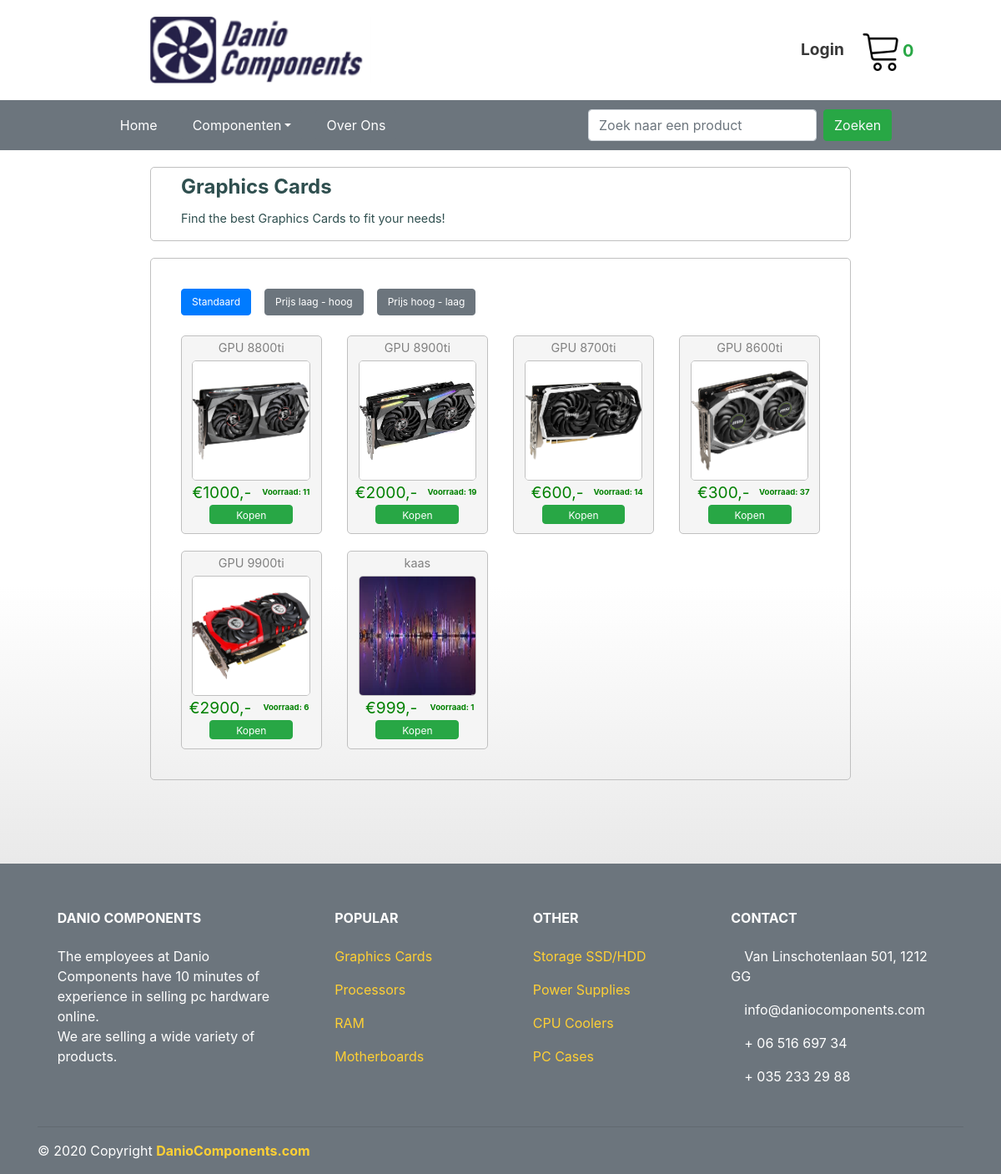
Screenshot of /categoryPage.php?category=graphics_card with the database file from the repository.
### tables this page shows
CREATE TABLE IF NOT EXISTS `categories` (
  `id` int(11) NOT NULL AUTO_INCREMENT,
  `name` varchar(60) NOT NULL,
  `display_name` varchar(60) NOT NULL,
  `tiny_desc` varchar(80) NOT NULL,
  `description` text NOT NULL,
  PRIMARY KEY (`id`)
);

CREATE TABLE IF NOT EXISTS `products` (
  `id` int(11) NOT NULL AUTO_INCREMENT,
  `product_code` varchar(45) NOT NULL,
  `name` varchar(60) NOT NULL,
  `description` text NOT NULL,
  `specifications` json NOT NULL,
  `price` int(11) NOT NULL,
  `stock` int(11) NOT NULL,
  `category_id` varchar(60) NOT NULL,
  PRIMARY KEY (`id`),
  UNIQUE KEY `id_UNIQUE` (`id`)
);

### categoryPage.php (the view, shortened to what this page needs)
<?php
    require_once("database.php");
    if(isset($_GET["category"])) {
        $stmt = $con->prepare("SELECT * FROM categories WHERE categories.name=?");
        $stmt->bindValue(1, $_GET["category"]);
        $stmt->execute();
        $category = $stmt->fetchObject();
    }
    if(isset($_GET["search"])) {
        if(isset($_GET["order"])) {
            if($_GET["order"] == "asc") {
                $stmt = $con->prepare("SELECT products.id, products.product_code, products.name, products.description, products.specifications, products.price, products.stock, categories.name AS category FROM products LEFT JOIN categories ON categories.id = products.category_id WHERE products.name LIKE ? ORDER BY products.price ASC");
            } elseif($_GET["order"] == "desc") {
                $stmt = $con->prepare("SELECT products.id, products.product_code, products.name, products.description, products.specifications, products.price, products.stock, categories.name AS category FROM products LEFT JOIN categories ON categories.id = products.category_id WHERE products.name LIKE ? ORDER BY products.price DESC");
            }
        } else {
            $stmt = $con->prepare("SELECT products.id, products.product_code, products.name, products.description, products.specifications, products.price, products.stock, categories.name AS category FROM products LEFT JOIN categories ON categories.id = products.category_id WHERE products.name LIKE ? OR products.product_code LIKE ?");
            $stmt->bindValue(2, "%" . $_GET["search"] . "%");
        }
        $stmt->bindValue(1, "%" . $_GET["search"] . "%");
    } else {
        if(isset($_GET["order"])) {
            if($_GET["order"] == "asc") {
                $stmt = $con->prepare("SELECT products.id, products.product_code, products.name, products.description, products.specifications, products.price, products.stock, categories.name AS category FROM products LEFT JOIN categories ON categories.id = products.category_id WHERE categories.name=? ORDER BY products.price ASC");
            } elseif($_GET["order"] == "desc") {
                $stmt = $con->prepare("SELECT products.id, products.product_code, products.name, products.description, products.specifications, products.price, products.stock, categories.name AS category FROM products LEFT JOIN categories ON categories.id = products.category_id WHERE categories.name=? ORDER BY products.price DESC");
            }
        } else {
            $stmt = $con->prepare("SELECT products.id, products.product_code, products.name, products.description, products.specifications, products.price, products.stock, categories.name AS category FROM products LEFT JOIN categories ON categories.id = products.category_id WHERE categories.name=?");
        }
        $stmt->bindValue(1, $_GET["category"]);
    }
    $stmt->execute();
    $products = $stmt->fetchAll(5);
?>
<html>
    <head>
        <link rel="stylesheet" href="styleSheet.css">
    </head>
    <body>
        <?php include("header.php") ?>
            <div class="TopPageContentBg">
                <strong><p class="categoryPageName"><?php if(isset($_GET["search"])) { echo 'Zoekresultaten voor "' . $_GET["search"] . '":'; } else { echo $category->display_name; } ?></p></strong>
                <p class="categoryPageDesc"><?php if(isset($_GET["search"])) { if(count($products) == 1) { echo "Er is " . count($products) . " resultaat gevonden. "; } else { echo "Er zijn " . count($products) . " resultaten gevonden."; } echo " Niet wat u zocht? Kijk eens naar de categorieen op de <a href='index.php'>homepagina</a>."; } else { echo $category->description; } ?></p>
            </div>
            <div class="PageContentBg">
                <?php
                    if(empty($products)) {
                        echo "<div><h4 style='text-align:center;color:darkred;'>Geen producten gevonden!</h4><br>";
                        echo "<a href='index.php' style='color:white; width:20%; margin-left:40%;' class='btn btn-primary'>Ga terug naar home</a></div>";
                    } else {
                        if(count($products) > 1) {
                            if(isset($_GET["category"])) {
                                echo "<input style='line-height:150%; font-size:1vw;' class='mb-4 mr-3 btn btn-primary' type='button' onclick='location.href=`?category=" . $_GET["category"] . "`;' value='Standaard'>";
                                echo "<input style='line-height:150%; font-size:1vw;' class='mb-4 mr-3 btn btn-secondary' type='button' onclick='location.href=`?category=" . $_GET["category"] . "&order=asc`;' value='Prijs laag - hoog'>";
                                echo "<input style='line-height:150%; font-size:1vw;' class='mb-4 mr-3 btn btn-secondary' type='button' onclick='location.href=`?category=" . $_GET["category"] . "&order=desc`;' value='Prijs hoog - laag'>";
                            }
                        }
                        echo "<div class='product-grid-container'>";
                            foreach($products as $product) {
                                echo "<div class='product' onclick='location.href=`productPage.php?product=$product->product_code`'>";
                                    echo "<div class='productName'>$product->name</div>";
                                    echo "<img class='productImage' src='products/$product->category/$product->product_code.jpg' onerror=\"this.onerror=null; this.src='images/not_found.jpg'\">";
                                    if(!$product->stock > 0) {
                                        echo "<div style='color:grey' class='productPrice'>€$product->price,-</div>";
                                        echo "<div style='color:salmon' class='productStock'>Voorraad: $product->stock</div>";
                                        echo "<button class='btn btn-secondary productButton' style='line-height:100%; font-size:1vw;'>Kopen</button>";
                                    } else {
                                        echo "<div style='color:green' class='productPrice'>€$product->price,-</div>";
                                        echo "<div style='color:green' class='productStock'>Voorraad: $product->stock</div>";
                                        echo "<button class='btn btn-success productButton' style='line-height:100%; font-size:1vw;'>Kopen</button>";
                                    }
                                echo "</div>";
                            }
                        echo "</div>";
                    }
                ?>
            </div>
        <?php include("footer.php") ?>
    </body>
</html>

### styleSheet.css (style rules this page uses)
body { background-image: linear-gradient(white, white, rgb(209, 209, 209)); }
@media only screen { .TopPageContentBg { margin-left:15%; margin-top: 20px; margin-bottom: 10px; width:70%; padding-left:3%; padding-top:1%; border:solid silver 1px; border-radius: 5px; } }
@media only screen { .PageContentBg { margin-left:15%; margin-top: 20px; margin-bottom: 100px; width:70%; padding:3%; border:solid silver 1px; border-radius: 5px; } }
@media only screen { .product { background-image: linear-gradient(whitesmoke, whitesmoke, whitesmoke, whitesmoke); height:100%; width:100%; border:solid silver 1px; display: inline-block; position: relative; cursor: pointer; border-radius: 5px; } }
@media only screen { .productName { width:100%; font-size: 1.2vw; height: 2em; line-height: 2em; overflow: hidden; text-align: center; color:gray; } }
@media only screen { .productImage { max-width:85%; display:block; height:12vw; margin-left:auto; margin-right:auto; border:solid silver 1px; border-radius: 5px; } }
@media only screen { .productPrice { width:50%; font-size: 1.6vw; text-align: right; line-height: 150%; float:left; } }
@media only screen { .productStock { width:50%; font-size: 0.8vw; text-align: center; line-height: 300%; float:left; font-weight: bold; } }
@media only screen { .productButton { width:60%; margin-left: 20%; height:10%; margin-bottom:5%; } }
@media only screen { .product-grid-container { display:grid; grid-template-columns:22% 22% 22% 22%; grid-template-rows:auto; column-gap:4%; row-gap:20px; } }
@media only screen { .categoryPageName { font-size: 2vw; line-height: 90%; color:darkslategray; } }
@media only screen { .categoryPageDesc { font-size: 1.2vw; color:darkslategray; } }

### rows the page displays
categories: display_name "Graphics Cards", description "Find the best Graphics Cards to fit your needs!"
products: name "GPU 8800ti", category+product_code (picture), price "1000", stock "11"
products: name "GPU 8900ti", category+product_code (picture), price "2000", stock "19"
products: name "GPU 8700ti", category+product_code (picture), price "600", stock "14"
products: name "GPU 8600ti", category+product_code (picture), price "300", stock "37"
products: name "GPU 9900ti", category+product_code (picture), price "2900", stock "6"
products: name "kaas", category+product_code (picture), price "999", stock "1"
